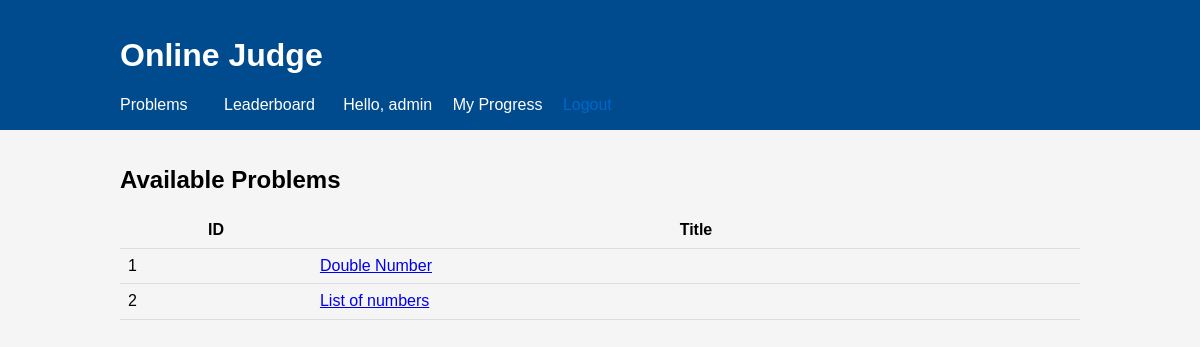
The app's page / (signed in) with its own data.
### judge/models.py (models this page shows, shortened)
class Problem(models.Model):
    title = models.CharField(max_length=200)
    description = models.TextField()

### judge/views.py (the view)
# urls.py: path('', views.problem_list, name='problem_list'),
def problem_list(request):
    problems = Problem.objects.all()
    return render(request, 'judge/problem_list.html', {'problems': problems})

### judge/templates/judge/problem_list.html (shortened to what this page needs)
{% extends 'judge/base.html' %}
{% block content %}
<h2>Available Problems</h2>
<table>
    <thead>
        <tr><th>ID</th><th>Title</th></tr>
    </thead>
    <tbody>
        {% for problem in problems %}
        <tr>
            <td>{{ problem.id }}</td>
            <td><a href="{% url 'problem_detail' problem.id %}">{{ problem.title }}</a></td>
        </tr>
        {% empty %}
        <tr><td colspan="2">No problems have been created yet.</td></tr>
        {% endfor %}
    </tbody>
</table>
{% endblock %}

### judge/templates/judge/base.html (shortened to what this page needs)
<!DOCTYPE html>
<html lang="en">
<head>
    <link rel="stylesheet" href="https://cdnjs.cloudflare.com/ajax/libs/normalize/8.0.1/normalize.min.css">
</head>
<body>
    <header>
        <div class="container">
            <h1><a href="{% url 'problem_list' %}" style="color: inherit; text-decoration: none;">Online Judge</a></h1>
            <nav>
                <a href="{% url 'problem_list' %}">Problems</a>
                <a href="{% url 'leaderboard' %}" style="margin-left:1rem;">Leaderboard</a>
                {% if user.is_authenticated %}
                    <span style="margin-left:.5rem;">Hello, {{ user.username }}</span>
                     <a href="{% url 'my_progress' %}" style="margin-left:1rem;">My Progress</a>
                    <form action="{% url 'logout' %}" method="post" style="display:inline;">
                    <button type="submit" style="background:none;border:none;color:#06c;cursor:pointer;padding:0;">
                        Logout
                    </button>
                    </form>
                {% else %}
                    <a href="{% url 'login' %}" style="margin-left:1rem;">Login</a>
                    <a href="{% url 'signup' %}" style="margin-left:.5rem;">Sign up</a>
                {% endif %}
            </nav>
        </div>
    </header>
    <main>
        <div class="container">
            {% block content %}{% endblock %}
        </div>
    </main>
</body>
</html>

### judge/templates/judge/base.html (style rules this page uses)
body { font-family: Arial, sans-serif; margin: 0; padding: 0; background-color: #f5f5f5; }
header { background-color: #004b8d; color: white; padding: 1rem; }
nav a { color: white; margin-right: 1rem; text-decoration: none; }
main { padding: 1rem; }
.container { max-width: 960px; margin: 0 auto; }
table { width: 100%; border-collapse: collapse; }
th, td { padding: 0.5rem; border-bottom: 1px solid #ddd; }

### records on screen
Problem: id "1", title "Double Number"
Problem: id "2", title "List of numbers"

### other values on screen
{{ user.username }} "admin"
